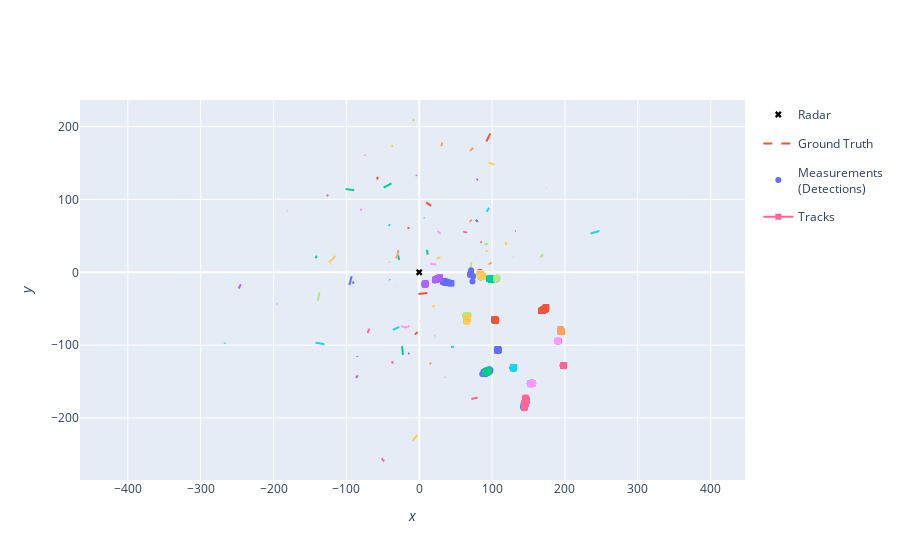

Write notebook code for a chart like this one.
### Markdown cell above
## Plot simulation results

### Code cell
from stonesoup.plotter import Plotterly

plotter = Plotterly()
plotter.plot_sensors(radar, "Radar")
plotter.plot_ground_truths(all_truths, [0, 2])
plotter.plot_measurements(all_measurements, [0, 2])
plotter.plot_tracks(all_tracks, [0,2])

plotter.fig
